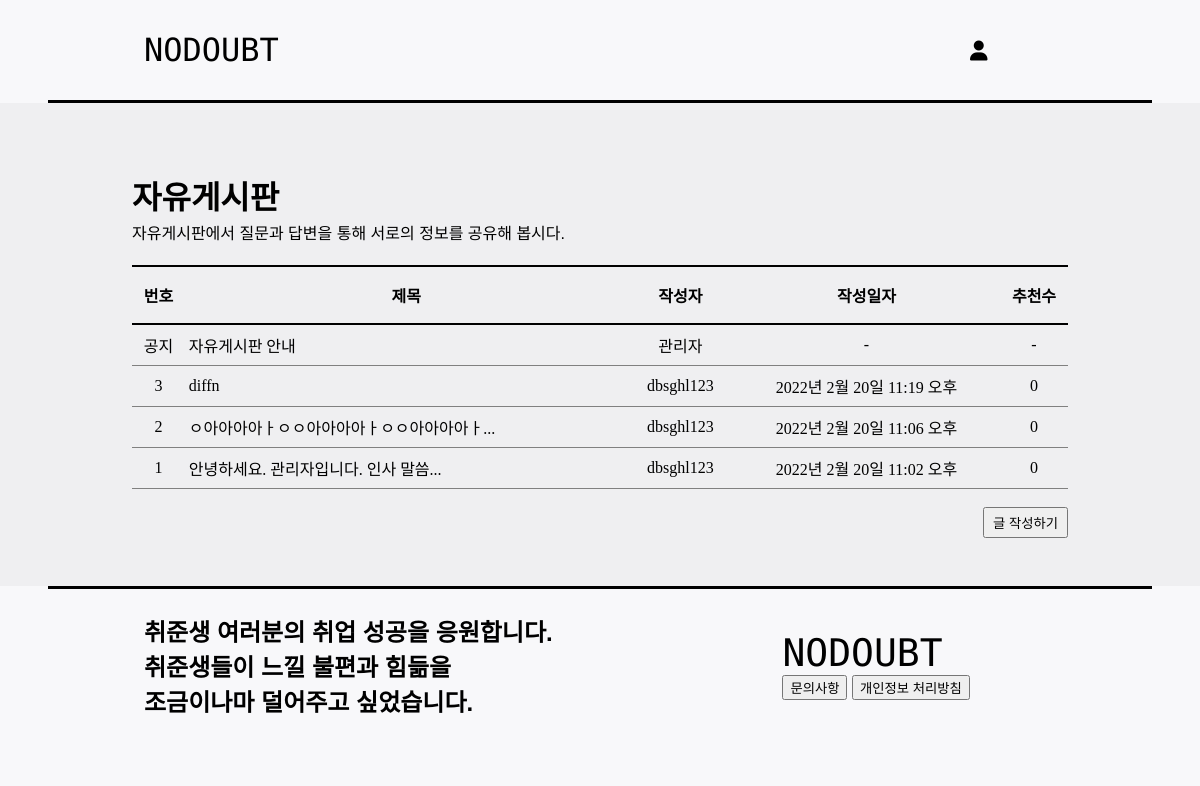
/board/, run on the app's committed database.
### main/models.py (models this page shows, shortened)
class Board(models.Model):
    id = models.AutoField(primary_key=True)
    title = models.CharField(max_length=100)
    writer = models.ForeignKey(User, on_delete=models.CASCADE)
    body = models.TextField()
    image = models.ImageField(upload_to = "board/", blank=True, null=True)
    board_like_user_set = models.ManyToManyField(User, blank=True, related_name='board_likes_user_set', through='Board_Like')
    created_at = models.DateTimeField(auto_now_add=True)
    updated_at = models.DateTimeField(auto_now=True)
    @property
    def board_like_count(self):
        return self.board_like_user_set.count()
    def title_summary(self):
        if(len(self.title) > 20):
            return self.title[:20] + "..."
        else:
            return self.title

### main/views.py (the view)
# urls.py: path('board/',views.board, name="board"),
def board(request):
    boards = Board.objects.all().order_by('-created_at')
    return render(request, 'main/board.html', {'boards': boards})

### main/templates/main/board.html
{% extends 'base.html' %}
{% load static %}
{% block content%}
<div id="board">
    <h1 id="board_title">자유게시판</h1>
    <h4 id="board_subtitle">자유게시판에서 질문과 답변을 통해 서로의 정보를 공유해 봅시다.</h4>
    <table id="board_table">
        <thead id="board_table_head">
            <tr>
                <th id="board_table_head_number" class="board_table_heads">번호</th>
                <th id="board_table_head_title" class="board_table_heads">제목</th>
                <th id="board_table_head_writer" class="board_table_heads">작성자</th>
                <th id="board_table_head_pubdate" class="board_table_heads">작성일자</th>
                <th id="board_table_head_like" class="board_table_heads">추천수</th>
            </tr>
        </thead>
        <tbody id="board_table_body">
            <tr id="board_table_body_content">
                <td id="board_table_body_number" class="board_table_bodies">공지</td>
                <td id="board_table_body_title" class="board_table_bodies"><a href="{% url 'main:board_notice' %}">자유게시판 안내</a></td>
                <td id="board_table_body_writer" class="board_table_bodies">관리자</td>
                <td id="board_table_body_pubdate" class="board_table_bodies">-</td>
                <td id="board_table_body_like" class="board_table_bodies">-</td>
            </tr>
            {% for board in boards %}
            <tr id="board_table_body_content">
                <td id="board_table_body_number" class="board_table_bodies">{{forloop.revcounter}}</td>
                <td id="board_table_body_title" class="board_table_bodies"><a href="{% url 'main:board_detail' board.id %}">{{board.title_summary}}</a></td>
                <td id="board_table_body_writer" class="board_table_bodies">{{board.writer}}</td>
                <td id="board_table_body_pubdate" class="board_table_bodies">{{board.created_at}}</td>
                <td id="board_table_body_like" class="board_table_bodies">{{board.board_like_count}}</td>
            </tr>
            {% endfor %}
        </tbody>
    </table>
    <br>
    <button id="board_create_button" onclick="location.href = '{% url 'main:board_new' %}'">글 작성하기</button>
</div>
{% endblock %}

### nodoubt/static/css/version1.css (style rules this page uses)
html { background-color: rgb(248,248,250); }
body { margin: 0; }
a { text-decoration: none; color: black; }
#board { padding: 4% 12%; background-color: rgba(155, 155, 155, 0.1); }
#board_title { font-family: 'Noto Sans KR', sans-serif; }
#board_subtitle { margin-top: -20px; font-family: 'Noto Sans KR', sans-serif; font-weight: lighter; }
#board_table { width: 100%; border-collapse: collapse; }
.board_table_heads { padding: 16px 4px; border-top: 2px solid black; border-bottom: 2px solid black; }
#board_table_body_content { border-bottom: 1px solid gray; padding: 10px 5px; }
.board_table_bodies { padding: 8px 4px; }
#board_table_body_number { text-align: center; }
#board_table_body_writer { text-align: center; }
#board_table_body_pubdate { text-align: center; }
#board_table_body_like { width: 60px; text-align: center; }
#board_create_button { padding: 4px 8px; display: flex; margin-left: auto; }

### nodoubt/static/css/version2.css (style rules this page uses)
html { background-color: rgb(248,248,250); }
body { margin: 0; }
a { text-decoration: none; color: black; }
#board { padding: 4% 11%; background-color: rgba(155, 155, 155, 0.1); }
#board_title { font-family: 'Noto Sans KR', sans-serif; }
#board_subtitle { margin-top: -20px; font-family: 'Noto Sans KR', sans-serif; font-weight: lighter; }
#board_table { width: 100%; border-collapse: collapse; }
.board_table_heads { padding: 16px 4px; border-top: 2px solid black; border-bottom: 2px solid black; }
#board_table_body_content { border-bottom: 1px solid gray; padding: 10px 5px; }
.board_table_bodies { padding: 8px 4px; }
#board_table_body_number { text-align: center; }
#board_table_body_writer { text-align: center; }
#board_table_body_pubdate { text-align: center; }
#board_table_body_like { width: 60px; text-align: center; }
#board_create_button { padding: 4px 8px; display: flex; margin-left: auto; }

### nodoubt/static/css/version3.css (style rules this page uses)
html { background-color: rgb(248,248,250); }
body { margin: 0; }
a { text-decoration: none; color: black; }
#board { padding: 4% 10%; background-color: rgba(155, 155, 155, 0.1); }
#board_title { font-size: 28px; font-family: 'Noto Sans KR', sans-serif; }
#board_subtitle { font-size: 14px; margin-top: -20px; font-family: 'Noto Sans KR', sans-serif; font-weight: lighter; }
#board_table { width: 100%; border-collapse: collapse; }
.board_table_heads { padding: 12px 2px; border-top: 2px solid black; border-bottom: 2px solid black; font-size: 14px; }
#board_table_body_content { border-bottom: 1px solid gray; padding: 10px 5px; }
.board_table_bodies { padding: 8px 2px; font-size: 12px; }
#board_table_body_number { text-align: center; }
#board_table_body_writer { text-align: center; }
#board_table_body_pubdate { text-align: center; }
#board_table_body_like { width: 60px; text-align: center; }
#board_create_button { padding: 2px 4px; display: flex; margin-left: auto; }

### nodoubt/static/css/version4.css (style rules this page uses)
html { background-color: rgb(248,248,250); }
body { margin: 0; }
a { text-decoration: none; color: black; }
#board { padding: 4% 8%; background-color: rgba(155, 155, 155, 0.1); }
#board_title { font-size: 26px; font-family: 'Noto Sans KR', sans-serif; }
#board_subtitle { font-size: 12px; margin-top: -20px; font-family: 'Noto Sans KR', sans-serif; font-weight: lighter; }
#board_table { width: 100%; border-collapse: collapse; }
.board_table_heads { padding: 12px 2px; border-top: 2px solid black; border-bottom: 2px solid black; font-size: 12px; }
#board_table_body_content { border-bottom: 1px solid gray; padding: 10px 5px; }
.board_table_bodies { padding: 8px 2px; font-size: 10px; }
#board_table_body_number { text-align: center; }
#board_table_body_writer { text-align: center; }
#board_table_body_pubdate { text-align: center; }
#board_table_body_like { width: 60px; text-align: center; }
#board_create_button { padding: 2px 4px; display: flex; margin-left: auto; font-size: 12px; }

### data on the page
Board: title_summary "diffn", writer "dbsghl123", created_at "2022년 2월 20일 11:19 오후", board_like_count "0"
Board: title_summary "ㅇ아아아아ㅏㅇㅇ아아아아ㅏㅇㅇ아아아아ㅏ...", writer "dbsghl123", created_at "2022년 2월 20일 11:06 오후", board_like_count "0"
Board: title_summary "안녕하세요. 관리자입니다. 인사 말씀...", writer "dbsghl123", created_at "2022년 2월 20일 11:02 오후", board_like_count "0"
